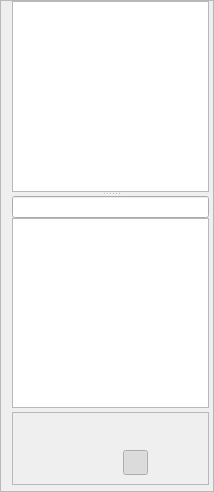
<?xml version="1.0" encoding="UTF-8"?>
<ui version="4.0">
 <class>AudioClipListBase</class>
 <widget class="QFrame" name="AudioClipListBase">
  <property name="geometry">
   <rect>
    <x>0</x>
    <y>0</y>
    <width>214</width>
    <height>492</height>
   </rect>
  </property>
  <property name="windowTitle">
   <string>Audio Clip List</string>
  </property>
  <property name="frameShape">
   <enum>QFrame::StyledPanel</enum>
  </property>
  <property name="frameShadow">
   <enum>QFrame::Raised</enum>
  </property>
  <layout class="QVBoxLayout" name="verticalLayout_3" stretch="1,0">
   <property name="spacing">
    <number>4</number>
   </property>
   <property name="topMargin">
    <number>0</number>
   </property>
   <property name="rightMargin">
    <number>4</number>
   </property>
   <property name="bottomMargin">
    <number>6</number>
   </property>
   <item>
    <widget class="QSplitter" name="splitter">
     <property name="orientation">
      <enum>Qt::Vertical</enum>
     </property>
     <property name="handleWidth">
      <number>4</number>
     </property>
     <property name="childrenCollapsible">
      <bool>false</bool>
     </property>
     <widget class="BookmarkList" name="m_bookmarkList">
      <property name="sizePolicy">
       <sizepolicy hsizetype="Expanding" vsizetype="Minimum">
        <horstretch>0</horstretch>
        <verstretch>0</verstretch>
       </sizepolicy>
      </property>
      <property name="minimumSize">
       <size>
        <width>0</width>
        <height>50</height>
       </size>
      </property>
      <property name="maximumSize">
       <size>
        <width>16777215</width>
        <height>16777215</height>
       </size>
      </property>
      <property name="contextMenuPolicy">
       <enum>Qt::CustomContextMenu</enum>
      </property>
      <property name="acceptDrops">
       <bool>true</bool>
      </property>
      <property name="horizontalScrollBarPolicy">
       <enum>Qt::ScrollBarAlwaysOff</enum>
      </property>
      <property name="editTriggers">
       <set>QAbstractItemView::NoEditTriggers</set>
      </property>
      <property name="dragDropMode">
       <enum>QAbstractItemView::DragDrop</enum>
      </property>
      <property name="defaultDropAction">
       <enum>Qt::CopyAction</enum>
      </property>
      <property name="alternatingRowColors">
       <bool>true</bool>
      </property>
      <property name="selectionBehavior">
       <enum>QAbstractItemView::SelectRows</enum>
      </property>
      <property name="iconSize">
       <size>
        <width>22</width>
        <height>22</height>
       </size>
      </property>
     </widget>
     <widget class="QWidget" name="verticalLayoutWidget">
      <layout class="QVBoxLayout" name="verticalLayout" stretch="0,1">
       <property name="spacing">
        <number>0</number>
       </property>
       <item>
        <widget class="QLineEdit" name="txtPath">
         <property name="toolTip">
          <string>Current Path</string>
         </property>
         <property name="readOnly">
          <bool>true</bool>
         </property>
        </widget>
       </item>
       <item>
        <widget class="QListView" name="m_fileList">
         <property name="maximumSize">
          <size>
           <width>16777215</width>
           <height>16777215</height>
          </size>
         </property>
         <property name="contextMenuPolicy">
          <enum>Qt::CustomContextMenu</enum>
         </property>
         <property name="horizontalScrollBarPolicy">
          <enum>Qt::ScrollBarAlwaysOff</enum>
         </property>
         <property name="editTriggers">
          <set>QAbstractItemView::NoEditTriggers</set>
         </property>
         <property name="dragDropMode">
          <enum>QAbstractItemView::DragOnly</enum>
         </property>
         <property name="defaultDropAction">
          <enum>Qt::CopyAction</enum>
         </property>
         <property name="alternatingRowColors">
          <bool>true</bool>
         </property>
         <property name="selectionBehavior">
          <enum>QAbstractItemView::SelectRows</enum>
         </property>
         <property name="iconSize">
          <size>
           <width>22</width>
           <height>22</height>
          </size>
         </property>
         <property name="verticalScrollMode">
          <enum>QAbstractItemView::ScrollPerPixel</enum>
         </property>
        </widget>
       </item>
      </layout>
     </widget>
    </widget>
   </item>
   <item>
    <widget class="QFrame" name="m_playerFrame">
     <property name="frameShape">
      <enum>QFrame::StyledPanel</enum>
     </property>
     <property name="frameShadow">
      <enum>QFrame::Raised</enum>
     </property>
     <layout class="QVBoxLayout" name="playerLayout">
      <property name="spacing">
       <number>0</number>
      </property>
      <item>
       <widget class="QLabel" name="songLabel">
        <property name="text">
         <string/>
        </property>
        <property name="alignment">
         <set>Qt::AlignCenter</set>
        </property>
       </widget>
      </item>
      <item>
       <layout class="QHBoxLayout" name="horizontalLayout">
        <property name="spacing">
         <number>0</number>
        </property>
        <item>
         <widget class="QLabel" name="timeLabel">
          <property name="text">
           <string/>
          </property>
          <property name="alignment">
           <set>Qt::AlignCenter</set>
          </property>
         </widget>
        </item>
        <item>
         <widget class="QLabel" name="lengthLabel">
          <property name="text">
           <string/>
          </property>
          <property name="alignment">
           <set>Qt::AlignCenter</set>
          </property>
         </widget>
        </item>
       </layout>
      </item>
      <item>
       <layout class="QHBoxLayout" name="horizontalLayout_2">
        <property name="spacing">
         <number>0</number>
        </property>
        <item>
         <spacer name="horizontalSpacer_2">
          <property name="orientation">
           <enum>Qt::Horizontal</enum>
          </property>
          <property name="sizeHint" stdset="0">
           <size>
            <width>40</width>
            <height>20</height>
           </size>
          </property>
         </spacer>
        </item>
        <item>
         <widget class="QToolButton" name="btnHome">
          <property name="minimumSize">
           <size>
            <width>25</width>
            <height>25</height>
           </size>
          </property>
          <property name="maximumSize">
           <size>
            <width>25</width>
            <height>25</height>
           </size>
          </property>
          <property name="toolTip">
           <string>Return to start</string>
          </property>
          <property name="text">
           <string/>
          </property>
          <property name="iconSize">
           <size>
            <width>25</width>
            <height>25</height>
           </size>
          </property>
          <property name="autoRaise">
           <bool>true</bool>
          </property>
         </widget>
        </item>
        <item>
         <widget class="QToolButton" name="btnRewind">
          <property name="minimumSize">
           <size>
            <width>25</width>
            <height>25</height>
           </size>
          </property>
          <property name="maximumSize">
           <size>
            <width>25</width>
            <height>25</height>
           </size>
          </property>
          <property name="toolTip">
           <string>Rewind</string>
          </property>
          <property name="text">
           <string/>
          </property>
          <property name="iconSize">
           <size>
            <width>25</width>
            <height>25</height>
           </size>
          </property>
          <property name="autoRaise">
           <bool>true</bool>
          </property>
         </widget>
        </item>
        <item>
         <widget class="QToolButton" name="btnForward">
          <property name="minimumSize">
           <size>
            <width>25</width>
            <height>25</height>
           </size>
          </property>
          <property name="maximumSize">
           <size>
            <width>25</width>
            <height>25</height>
           </size>
          </property>
          <property name="toolTip">
           <string>Fast Forward</string>
          </property>
          <property name="text">
           <string/>
          </property>
          <property name="iconSize">
           <size>
            <width>25</width>
            <height>25</height>
           </size>
          </property>
          <property name="autoRaise">
           <bool>true</bool>
          </property>
         </widget>
        </item>
        <item>
         <widget class="QToolButton" name="btnStop">
          <property name="minimumSize">
           <size>
            <width>25</width>
            <height>25</height>
           </size>
          </property>
          <property name="maximumSize">
           <size>
            <width>25</width>
            <height>25</height>
           </size>
          </property>
          <property name="toolTip">
           <string>Stop playback</string>
          </property>
          <property name="text">
           <string/>
          </property>
          <property name="iconSize">
           <size>
            <width>25</width>
            <height>25</height>
           </size>
          </property>
          <property name="checkable">
           <bool>true</bool>
          </property>
          <property name="checked">
           <bool>true</bool>
          </property>
          <property name="autoRaise">
           <bool>true</bool>
          </property>
         </widget>
        </item>
        <item>
         <widget class="QToolButton" name="btnPlay">
          <property name="minimumSize">
           <size>
            <width>25</width>
            <height>25</height>
           </size>
          </property>
          <property name="maximumSize">
           <size>
            <width>25</width>
            <height>25</height>
           </size>
          </property>
          <property name="toolTip">
           <string>Play selected</string>
          </property>
          <property name="text">
           <string/>
          </property>
          <property name="iconSize">
           <size>
            <width>25</width>
            <height>25</height>
           </size>
          </property>
          <property name="checkable">
           <bool>true</bool>
          </property>
          <property name="autoRaise">
           <bool>true</bool>
          </property>
         </widget>
        </item>
        <item>
         <spacer name="horizontalSpacer_3">
          <property name="orientation">
           <enum>Qt::Horizontal</enum>
          </property>
          <property name="sizeHint" stdset="0">
           <size>
            <width>40</width>
            <height>20</height>
           </size>
          </property>
         </spacer>
        </item>
       </layout>
      </item>
     </layout>
    </widget>
   </item>
  </layout>
 </widget>
 <customwidgets>
  <customwidget>
   <class>BookmarkList</class>
   <extends>QListView</extends>
   <header location="global">ClipList/BookmarkList.h</header>
  </customwidget>
 </customwidgets>
 <resources/>
 <connections/>
</ui>
